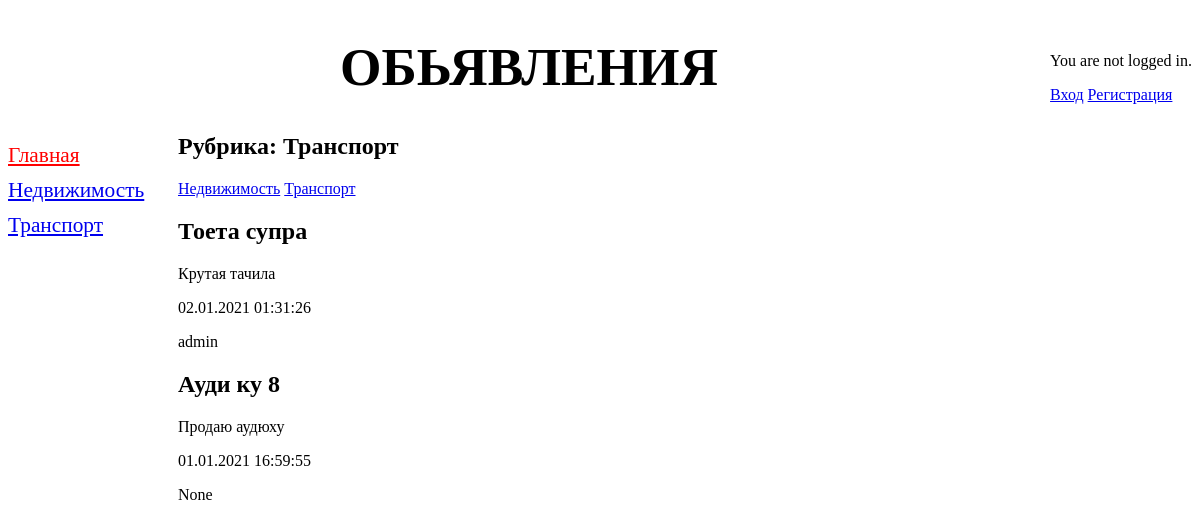
The app's page /bboard/2/, older data.
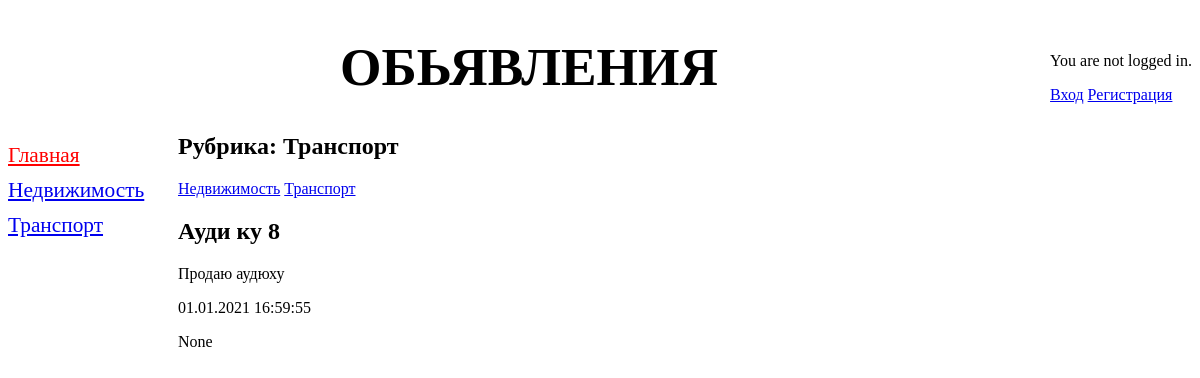
The same page, newer data.
### bboard/models.py (models this page shows, shortened)
class Rubric(models.Model):
    name = models.CharField(max_length=20, db_index=True, verbose_name="Название")
    class Meta:
        verbose_name = "Рубрика"
        verbose_name_plural = "Рубрики"
        ordering = ['name']

class Bb(models.Model):
    title = models.CharField(max_length=50, verbose_name="Товар")
    content = models.TextField(null=True, blank=True, verbose_name="Описание")
    rubric = models.ForeignKey('Rubric', null=True, on_delete=models.PROTECT, verbose_name="Рубрика")
    price = models.FloatField(null=True, blank=True, verbose_name="Цена")
    published = models.DateTimeField(auto_now_add=True, db_index=True, verbose_name="Опубликовано")
    user = models.ForeignKey(User, on_delete=models.CASCADE, null=True, default=User, verbose_name="Пользователь")
    class Meta:
        verbose_name = "Обьявление"
        verbose_name_plural = "Обьявления"
        ordering = ['-published']

### bboard/views.py (the view)
# urls.py: path('<int:rubric_id>/', by_rubric, name='by_rubric'),
def by_rubric(request, rubric_id):
    bbs = Bb.objects.filter(rubric=rubric_id)
    rubrics = Rubric.objects.all()
    current_rubric = Rubric.objects.get(pk=rubric_id)
    context = {'bbs': bbs, 'rubrics': rubrics, 'current_rubric': current_rubric}
    return render(request, 'bboard/by_rubric.html', context)

### templates/bboard/by_rubric.html
{% extends 'base.html' %}
{% block content %}
    <h2>Рубрика: {{ current_rubric.name }}</h2>
    <div>
        {% for rubric in rubrics %}
            <a href="/bboard/{{ rubric.pk }}">{{ rubric.name }}</a>
        {% endfor %}
    </div>
    {% for bb in bbs %}
        <div>
            <h2>{{ bb.title }}</h2>
            <p>{{ bb.content }}</p>
            <p>{{ bb.published|date:"d.m.Y H:i:s" }}</p>
            <p>{{ bb.user }}</p>
        </div>
    {% endfor %}
{% endblock %}

### templates/base.html (shortened to what this page needs)
<!DOCTYPE html>
{% load static %}
<html lang="ru">
<head>
    <link href="{% static 'css/style.css' %}" rel="stylesheet">
</head>
<body>
<div style="float: right">
    {% if user.is_authenticated %}
        <p><a href="{% url 'logout' %}">Выход</a></p>
        <p><a href="/admin">Админка</a> </p>
    {% else %}
        <p>You are not logged in.</p>
        <a href="{% url 'login' %}">Вход</a>
        <a href="{% url 'signup' %}">Регистрация</a>
    {% endif %}
</div>
<header>
    <h1>Обьявления</h1>
    <nav>
        <a href="{%  url 'index' %}" style="color: red">Главная</a>
        {% for rubric in rubrics %}
            <a href="{% url 'by_rubric' rubric.pk %}">{{ rubric.name }}</a>
        {% endfor %}
    </nav>
<section>
            {% block content %}
            {% endblock %}
        </section>
</header>
</body>
</html>

Row changes from the older to the newer data that the page shows:
removed Bb: title "Тоета супра", content "Крутая тачила", published "02.01.2021 01:31:26", user "admin"
